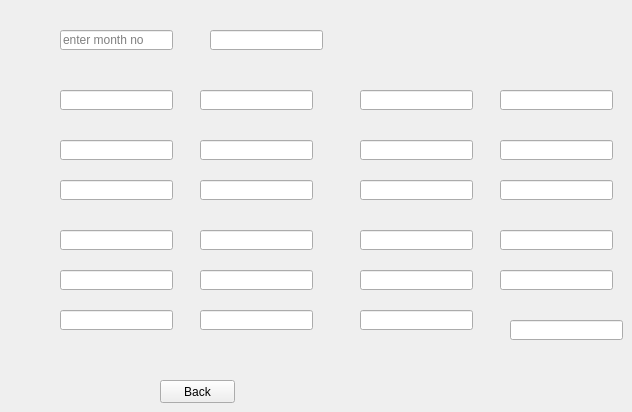
    <widget class="QWidget" name="page_9">
     <widget class="QLineEdit" name="sub1name">
      <property name="geometry">
       <rect>
        <x>60</x>
        <y>90</y>
        <width>113</width>
        <height>20</height>
       </rect>
      </property>
     </widget>
     <widget class="QLineEdit" name="sub1att">
      <property name="geometry">
       <rect>
        <x>200</x>
        <y>90</y>
        <width>113</width>
        <height>20</height>
       </rect>
      </property>
     </widget>
     <widget class="QLineEdit" name="sub2name">
      <property name="geometry">
       <rect>
        <x>60</x>
        <y>140</y>
        <width>113</width>
        <height>20</height>
       </rect>
      </property>
     </widget>
     <widget class="QLineEdit" name="sub2att">
      <property name="geometry">
       <rect>
        <x>200</x>
        <y>140</y>
        <width>113</width>
        <height>20</height>
       </rect>
      </property>
     </widget>
     <widget class="QLineEdit" name="sub3name">
      <property name="geometry">
       <rect>
        <x>60</x>
        <y>180</y>
        <width>113</width>
        <height>20</height>
       </rect>
      </property>
     </widget>
     <widget class="QLineEdit" name="sub3att">
      <property name="geometry">
       <rect>
        <x>200</x>
        <y>180</y>
        <width>113</width>
        <height>20</height>
       </rect>
      </property>
     </widget>
     <widget class="QLineEdit" name="sub4name">
      <property name="geometry">
       <rect>
        <x>60</x>
        <y>230</y>
        <width>113</width>
        <height>20</height>
       </rect>
      </property>
     </widget>
     <widget class="QLineEdit" name="sub4att">
      <property name="geometry">
       <rect>
        <x>200</x>
        <y>230</y>
        <width>113</width>
        <height>20</height>
       </rect>
      </property>
     </widget>
     <widget class="QLineEdit" name="sub5name">
      <property name="geometry">
       <rect>
        <x>60</x>
        <y>270</y>
        <width>113</width>
        <height>20</height>
       </rect>
      </property>
     </widget>
     <widget class="QLineEdit" name="sub5att">
      <property name="geometry">
       <rect>
        <x>200</x>
        <y>270</y>
        <width>113</width>
        <height>20</height>
       </rect>
      </property>
     </widget>
     <widget class="QLineEdit" name="sub6name">
      <property name="geometry">
       <rect>
        <x>60</x>
        <y>310</y>
        <width>113</width>
        <height>20</height>
       </rect>
      </property>
     </widget>
     <widget class="QLineEdit" name="sub6att">
      <property name="geometry">
       <rect>
        <x>200</x>
        <y>310</y>
        <width>113</width>
        <height>20</height>
       </rect>
      </property>
     </widget>
     <widget class="QLineEdit" name="monthno">
      <property name="geometry">
       <rect>
        <x>60</x>
        <y>30</y>
        <width>113</width>
        <height>20</height>
       </rect>
      </property>
      <property name="placeholderText">
       <string>enter month no</string>
      </property>
     </widget>
     <widget class="QLineEdit" name="sub1total">
      <property name="geometry">
       <rect>
        <x>360</x>
        <y>90</y>
        <width>113</width>
        <height>20</height>
       </rect>
      </property>
     </widget>
     <widget class="QLineEdit" name="sub1attper">
      <property name="geometry">
       <rect>
        <x>500</x>
        <y>90</y>
        <width>113</width>
        <height>20</height>
       </rect>
      </property>
     </widget>
     <widget class="QLineEdit" name="sub2total">
      <property name="geometry">
       <rect>
        <x>360</x>
        <y>140</y>
        <width>113</width>
        <height>20</height>
       </rect>
      </property>
     </widget>
     <widget class="QLineEdit" name="sub2attper">
      <property name="geometry">
       <rect>
        <x>500</x>
        <y>140</y>
        <width>113</width>
        <height>20</height>
       </rect>
      </property>
     </widget>
     <widget class="QLineEdit" name="sub3total">
      <property name="geometry">
       <rect>
        <x>360</x>
        <y>180</y>
        <width>113</width>
        <height>20</height>
       </rect>
      </property>
     </widget>
     <widget class="QLineEdit" name="sub3attper">
      <property name="geometry">
       <rect>
        <x>500</x>
        <y>180</y>
        <width>113</width>
        <height>20</height>
       </rect>
      </property>
     </widget>
     <widget class="QLineEdit" name="sub4total">
      <property name="geometry">
       <rect>
        <x>360</x>
        <y>230</y>
        <width>113</width>
        <height>20</height>
       </rect>
      </property>
     </widget>
     <widget class="QLineEdit" name="sub4attper">
      <property name="geometry">
       <rect>
        <x>500</x>
        <y>230</y>
        <width>113</width>
        <height>20</height>
       </rect>
      </property>
     </widget>
     <widget class="QLineEdit" name="sub5total">
      <property name="geometry">
       <rect>
        <x>360</x>
        <y>270</y>
        <width>113</width>
        <height>20</height>
       </rect>
      </property>
     </widget>
     <widget class="QLineEdit" name="sub5attper">
      <property name="geometry">
       <rect>
        <x>500</x>
        <y>270</y>
        <width>113</width>
        <height>20</height>
       </rect>
      </property>
     </widget>
     <widget class="QLineEdit" name="sub6total">
      <property name="geometry">
       <rect>
        <x>360</x>
        <y>310</y>
        <width>113</width>
        <height>20</height>
       </rect>
      </property>
     </widget>
     <widget class="QLineEdit" name="sub6attper">
      <property name="geometry">
       <rect>
        <x>510</x>
        <y>320</y>
        <width>113</width>
        <height>20</height>
       </rect>
      </property>
     </widget>
     <widget class="QLineEdit" name="lineEdit">
      <property name="geometry">
       <rect>
        <x>210</x>
        <y>30</y>
        <width>113</width>
        <height>20</height>
       </rect>
      </property>
     </widget>
     <widget class="QPushButton" name="backattcal">
      <property name="geometry">
       <rect>
        <x>160</x>
        <y>380</y>
        <width>75</width>
        <height>23</height>
       </rect>
      </property>
      <property name="text">
       <string>Back</string>
      </property>
     </widget>
    </widget>
